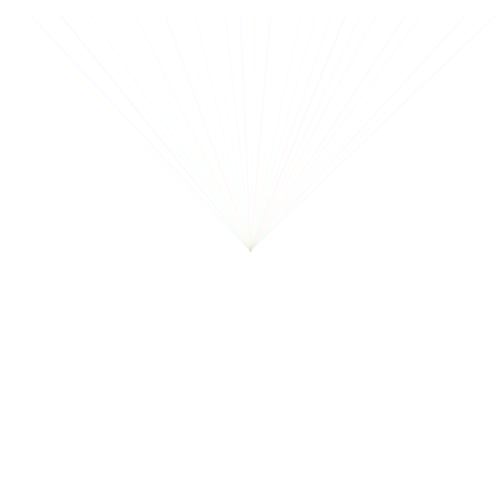
Frame 1 (no input)
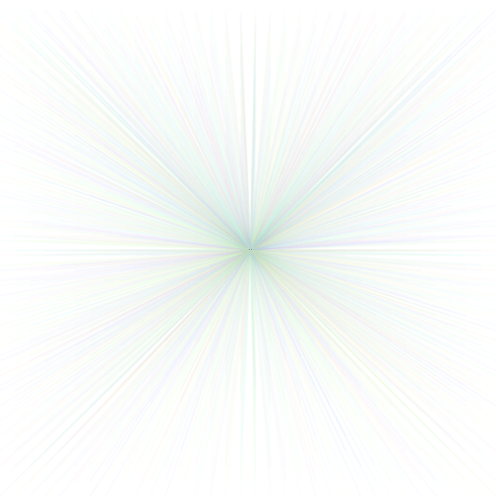
Frame 60 (the mouse pressed at the canvas centre just before this capture)
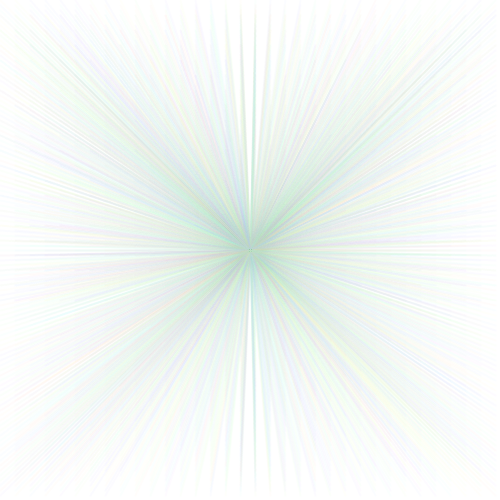
Frame 120 (the mouse held since frame 60 and released just before this capture)

The Processing sketch that drew these frames (run headless with seeded random() and noise(); from frame 60 on, the mouse is pressed at the canvas centre):

// Processing sketch: processing_93124
// ── processing_93124.pde

/* homework 8 copyright shirley wang 2013 */

int count, call;
int y, deltaX, deltaY, diam;

void setup ( ) {
  size ( 500, 500 );
  background ( 255);
  smooth ( );
  colorMode ( HSB);
  
  y = 15;
  deltaY = 15;
  deltaX = 15;
}

void draw ( ) {
  frameRate ( 20);
  if ( call == 0 ) {
  whileLine ( );
  y = (y + deltaY) % height;
  }
  
  if ( call == 1 ) {
    frameRate ( 50);
    loopCircles ( );
   
  }
}


void whileLine ( ) {
  int x = 0;
  while ( x < width ) {
    stroke ( random( 200 ), 100, 255, 10 );
    strokeWeight ( 2);
    line ( width/2, height/2, x, y );
    x = x + deltaX;

  }
}

void loopCircles ( ) {
  count++;
  for ( int x = 10; x < width; x = x + 100) {
    fill ( random (245), 200, 255, 200 );
    ellipse ( x, y, width/2, height/2);
   y = y + deltaY;
   
   if ( count > 300) {
     count--;
   }
  }
    
}
  

void keyPressed ( ) {
  if ( key == '1') {
    call = 0;
    redraw ( );
  }
  if (key == '2') {
    call = 1;
    redraw ( );
  }
  
}
